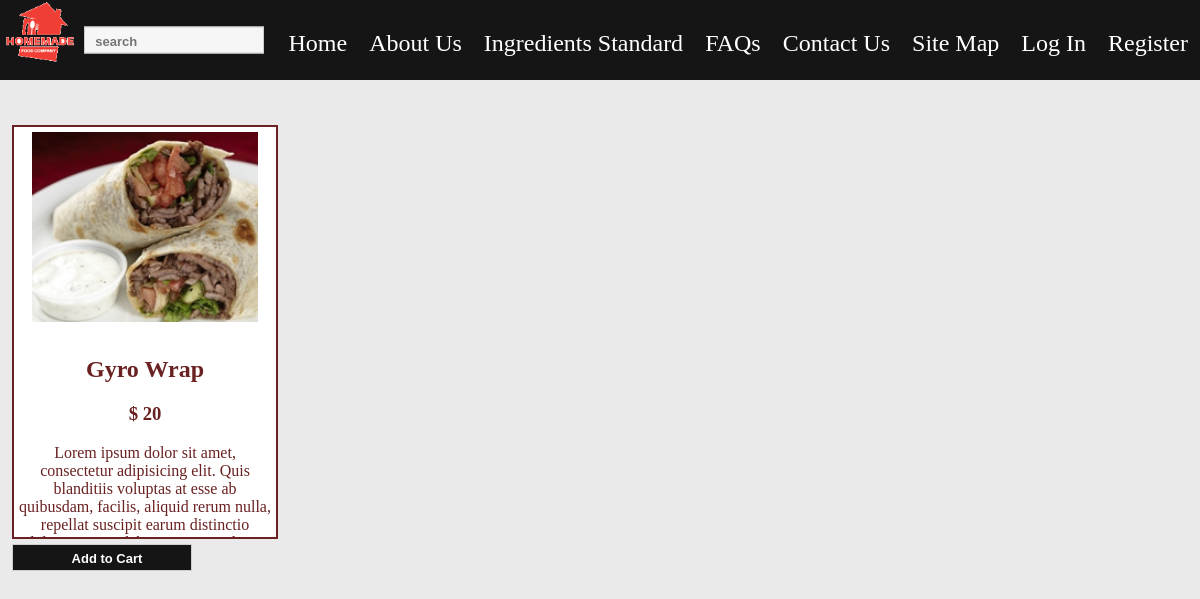
The page /pages/addToCard.php?id=1 on the database its author committed.
### tables this page shows
CREATE TABLE IF NOT EXISTS `items` (
  `id` int(10) unsigned NOT NULL,
  `name` varchar(30) NOT NULL,
  `image` varchar(40) NOT NULL,
  `price` double NOT NULL,
  `description` text NOT NULL,
  `id_user` int(10) unsigned NOT NULL
);

### pages/addToCard.php (the view, shortened to what this page needs)
<?php
require_once '../connection.php';
if (isset($_GET['id'])) {
    require_once 'header.php';
    $get = $db->query("SELECT * FROM items WHERE id = {$_GET['id']}");
    $row = $get->fetch_assoc();
    ?>
    <div class="item">
        <div class = "itemImg" style = "background-image: url(../<?=$row['image'] ?>);background-repeat: no-repeat;background-size: 100% auto;"></div>
        <br>
        <h2><?=$row['name'] ?></h2>
        <h3>$ <?=$row['price'] ?></h3>
        <p><?=$row['description'] ?></p>
    </div>
    <form action="addToCard.php" method="post" class="clear">
        <input class = "buttons" type="submit" name="submit" value="Add to Cart">
    </form>
<?php
}
require_once 'footer.php';

### css/style.css (style rules this page uses)
body { margin: 0; padding: 0; background: #eaeaea; }
input, textarea { width: 15vw; font-size: 13px; padding: 6px 0 4px 10px; border: 1px solid #cecece; background: #F6F6f6; color: #6a2121; font-weight: bold; }
.item { float: left; width: 21%; margin: 5px 1%; border: 2px solid #6a2121; padding: 5px; text-align: center; height: 50vh; overflow-y: scroll; background: white; color: #6a2121; }
.itemImg { width: 90%; height: 50%; display: inline-block; }
.clear { clear: both; }
input[type="submit"] { cursor: pointer; background: #151515; color: white; }
.buttons { margin-left: 1%; }

### rows shown on the page
items: image (picture), name "Gyro Wrap", price "20", description "Lorem ipsum dolor sit amet, consectetur adipisicing elit. Quis blanditiis voluptas at esse ab quibusdam, facilis, aliquid rerum nulla, repellat suscipit earum distinctio…"
